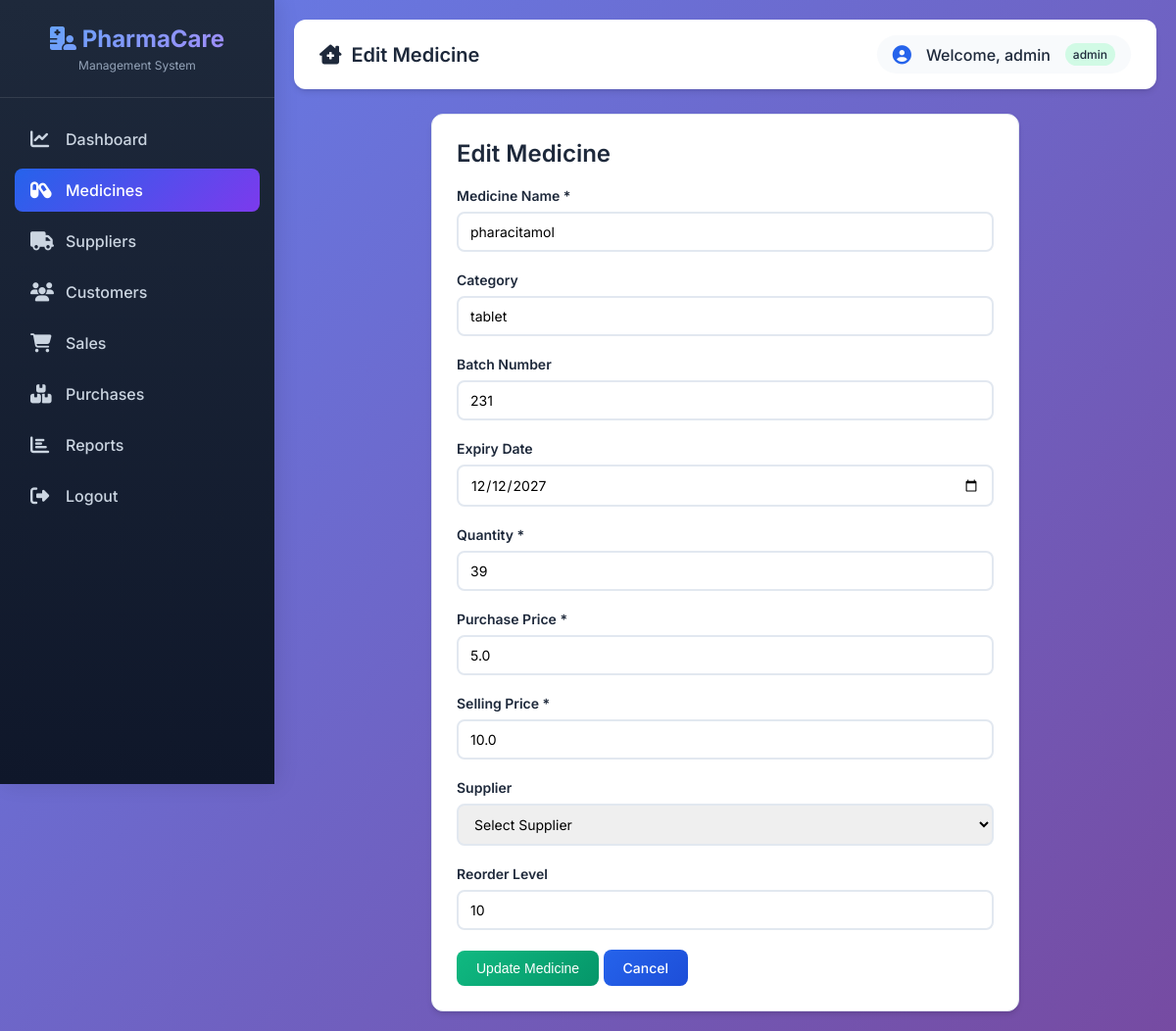
Page /medicines/edit/1 (signed in) on the committed database.
### tables this page shows
CREATE TABLE medicines (
            id INTEGER PRIMARY KEY AUTOINCREMENT,
            name TEXT NOT NULL,
            category TEXT,
            batch_no TEXT,
            expiry_date DATE,
            quantity INTEGER DEFAULT 0,
            purchase_price REAL,
            selling_price REAL,
            supplier_id INTEGER,
            reorder_level INTEGER DEFAULT 10,
            created_at TIMESTAMP DEFAULT CURRENT_TIMESTAMP,
            FOREIGN KEY (supplier_id) REFERENCES suppliers (id)
        );

### routes/medicine_routes.py (the view)
@medicine_bp.route('/edit/<int:medicine_id>', methods=['GET', 'POST'])
def edit_medicine(medicine_id):
    if 'user_id' not in session:
        return redirect(url_for('auth_bp.login'))
    if request.method == 'POST':
        MedicineController.update_medicine(medicine_id, request.form)
        return redirect(url_for('medicine_bp.medicine_list'))
    medicine = MedicineController.get_medicine(medicine_id)
    from controllers.supplier_controller import SupplierController
    suppliers = SupplierController.get_all_suppliers()
    return render_template('medicine/edit_medicine.html', medicine=medicine, suppliers=suppliers)

### controllers/medicine_controller.py (called while the page is built)
    @staticmethod
    def get_medicine(medicine_id):
        medicine = MedicineModel.get_medicine_by_id(medicine_id)
        if medicine:
            return {
                'id': medicine['id'],
                'name': medicine['name'],
                'category': medicine['category'],
                'batch_no': medicine['batch_no'],
                'expiry_date': medicine['expiry_date'],
                'quantity': medicine['quantity'],
                'purchase_price': medicine['purchase_price'],
                'selling_price': medicine['selling_price'],
                'supplier_id': medicine['supplier_id'],
                'reorder_level': medicine['reorder_level'],
                'supplier_name': medicine['supplier_name'],
                'created_at': medicine['created_at']
            }
        return None

### controllers/supplier_controller.py (called while the page is built)
    @staticmethod
    def get_all_suppliers():
        return SupplierModel.get_all_suppliers()

### database/db.py (called while the page is built)
def get_db_connection():
    conn = sqlite3.connect(DATABASE_PATH)
    conn.row_factory = sqlite3.Row
    return conn

### models/medicine_model.py (called while the page is built)
    @staticmethod
    def get_medicine_by_id(medicine_id):
        conn = get_db_connection()
        cursor = conn.cursor()
        cursor.execute('''
            SELECT m.*, s.name as supplier_name
            FROM medicines m
            LEFT JOIN suppliers s ON m.supplier_id = s.id
            WHERE m.id = ?
        ''', (medicine_id,))
        medicine = cursor.fetchone()
        conn.close()
        return medicine

### models/supplier_model.py (called while the page is built)
    @staticmethod
    def get_all_suppliers():
        conn = get_db_connection()
        cursor = conn.cursor()
        cursor.execute("SELECT * FROM suppliers ORDER BY name")
        suppliers = cursor.fetchall()
        conn.close()
        return suppliers

### templates/medicine/edit_medicine.html (shortened to what this page needs)
{% extends "layout/base.html" %}
{% block title %}Edit Medicine{% endblock %}
{% block content %}
<div class="card" style="max-width: 600px; margin: 0 auto;">
    <h2>Edit Medicine</h2>
    <form method="POST">
        <div class="form-group">
            <label>Medicine Name *</label>
            <input type="text" name="name" value="{{ medicine.name }}" required>
        </div>
        <div class="form-group">
            <label>Category</label>
            <input type="text" name="category" value="{{ medicine.category or '' }}">
        </div>
        <div class="form-group">
            <label>Batch Number</label>
            <input type="text" name="batch_no" value="{{ medicine.batch_no or '' }}">
        </div>
        <div class="form-group">
            <label>Expiry Date</label>
            <input type="date" name="expiry_date" value="{{ medicine.expiry_date or '' }}">
        </div>
        <div class="form-group">
            <label>Quantity *</label>
            <input type="number" name="quantity" value="{{ medicine.quantity }}" required>
        </div>
        <div class="form-group">
            <label>Purchase Price *</label>
            <input type="number" step="0.01" name="purchase_price" value="{{ medicine.purchase_price }}" required>
        </div>
        <div class="form-group">
            <label>Selling Price *</label>
            <input type="number" step="0.01" name="selling_price" value="{{ medicine.selling_price }}" required>
        </div>
        <div class="form-group">
            <label>Supplier</label>
            <select name="supplier_id">
                <option value="">Select Supplier</option>
            </select>
        </div>
        <div class="form-group">
            <label>Reorder Level</label>
            <input type="number" name="reorder_level" value="{{ medicine.reorder_level }}">
        </div>
        <button type="submit" class="btn btn-success">Update Medicine</button>
        <a href="{{ url_for('medicine_bp.medicine_list') }}" class="btn btn-primary">Cancel</a>
    </form>
</div>
{% endblock %}

### templates/layout/base.html (style rules this page uses)
:root { --primary: #2563eb; --primary-dark: #1d4ed8; --secondary: #10b981; --danger: #ef4444; --warning: #f59e0b; --info: #3b82f6; --dark: #1e293b; --light: #f8fafc; --gray: #64748b; --border: #e2e8f0; --shadow-sm: 0 1px 2px 0 rgb(0 0 0 / 0.05); --shadow: 0 1px 3px 0 rgb(0 0 0 / 0.1), 0 1px 2px -1px rgb(0 0 0 / 0.1); --shadow-md: 0 4px 6px -1px rgb(0 0 0 / 0.1), 0 2px 4px -2px rgb(0 0 0 / 0.1); --shadow-lg: 0 10px 15px -3px rgb(0 0 0 / 0.1), 0 4px 6px -4px rgb(0 0 0 / 0.1); --radius: 12px; --radius-sm: 8px; }
* { margin: 0; padding: 0; box-sizing: border-box; }
body { font-family: 'Inter', sans-serif; background: linear-gradient(135deg, #667eea 0%, #764ba2 100%); min-height: 100vh; overflow-x: hidden; }
.btn { padding: 10px 20px; border: none; border-radius: var(--radius-sm); cursor: pointer; text-decoration: none; display: inline-flex; align-items: center; gap: 8px; font-weight: 500; transition: all 0.3s ease; font-size: 0.875rem; }
.btn-primary { background: linear-gradient(135deg, var(--primary), var(--primary-dark)); color: white; }
.btn-success { background: linear-gradient(135deg, #10b981, #059669); color: white; }
.card { background: white; padding: 25px; border-radius: var(--radius); box-shadow: var(--shadow-md); margin-bottom: 25px; transition: all 0.3s ease; border: 1px solid var(--border); }
.card h2, .card h3 { margin-bottom: 20px; color: var(--dark); font-weight: 600; }
.form-group { margin-bottom: 20px; }
.form-group label { display: block; margin-bottom: 8px; font-weight: 600; color: var(--dark); font-size: 0.875rem; }
.form-group input, .form-group select, .form-group textarea { width: 100%; padding: 10px 12px; border: 2px solid var(--border); border-radius: var(--radius-sm); font-family: 'Inter', sans-serif; transition: all 0.3s ease; font-size: 0.875rem; }

### rows in the picture
medicines: name "pharacitamol", category "tablet", batch_no "231", expiry_date "12/12/2027", quantity "39", purchase_price "5.0", selling_price "10.0", reorder_level "10"

### other values in the picture
{{ session.username }} "admin"
{{ session.role }} "admin"
